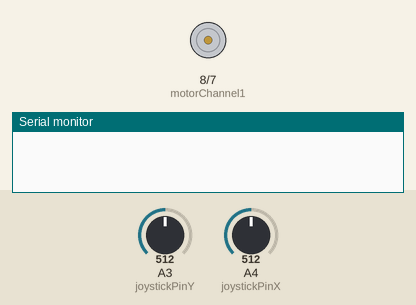
A sketch run on a simulated Arduino Uno, built with avr-gcc and run on an emulated ATmega328P. Shown: motor-driver pin pairs drawn as motors (green arrow = first pin HIGH = forward, orange = second pin HIGH = backward, longer = more drive), the last lines printed to the serial monitor. Inputs (shaded band) come from the test bench; at power-on: A3 (joystickPinY) = 512, A4 (joystickPinX) = 512.

Above: at 1.2 s.
1.3 s: A3 (joystickPinY) set to 704
2.8 s: A3 (joystickPinY) set to 721
At 3.7 s:
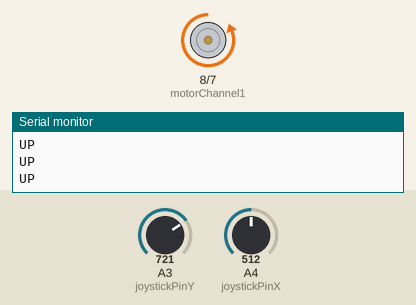
4.3 s: A4 (joystickPinX) set to 701
5.8 s: A4 (joystickPinX) set to 725
At 6.6 s:
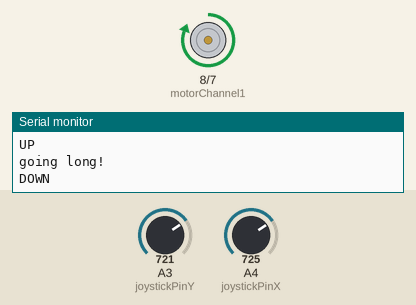
Timing chart, 0 to 8.3 s (numbered marks = the images above; inputs shaded):
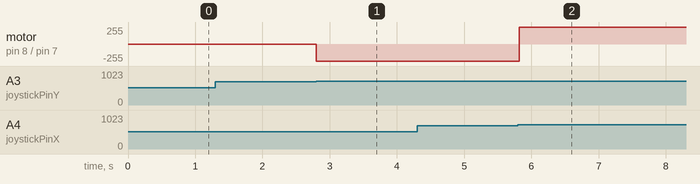

The sketch:

tableProject.ino
```cpp
#include <Arduino.h>
#include <arduino-timer.h>

auto timer = timer_create_default();

int baseValue = 510;
int joystickValueY = baseValue;
int joystickValueX = baseValue;
int thresholdValueDown = baseValue - 200;
int thresholdValueUp = baseValue + 200;

int clickThreshold = 1000;

unsigned long sec = 1000;
unsigned long longMoveDelayUp = 80 * sec;
unsigned long longMoveDelayDown = 65 * sec;

int joystickPinY = A3;
int joystickPinX = A4;
uint8_t motorChannel1 = 8;
uint8_t motorChannel2 = 7;

enum SpinDirection {
  UP,
  DOWN
};

enum State {
  REST,
  SPINNING
};

State state = REST;
long runningTime;

void setup(){
    pinMode(motorChannel1, OUTPUT);
    pinMode(motorChannel2, OUTPUT);
    Serial.begin(9600);
    stopSpin();
}

void loop() {
    timer.tick();
    joystickValueY = analogRead(joystickPinY);
    joystickValueX = analogRead(joystickPinX);

    if (joystickValueX < thresholdValueDown){
      longSpinNaive(UP);
    } else if (joystickValueX > thresholdValueUp){
      longSpinNaive(DOWN);
    } else if (joystickValueY > clickThreshold ) {
      printAndStop();
    } else if(joystickValueY < thresholdValueDown) {
      spinDown();
    } else if(joystickValueY > thresholdValueUp) {
      spinUp();
    } else if (state == REST) {
        stopSpin();
    }
    delay(1);
}

void printAndStop() {
  logs("Timer done after: ");
  logs(millis() - runningTime);
  stopSpin();
}

void longSpinNaive(SpinDirection spinDirection) {
  if (state != SPINNING) {
    logs("going long!");
    state = SPINNING;
    runningTime = millis();
    if (spinDirection == UP) {
      spinUp();
      timer.in(longMoveDelayUp, printAndStop);
    } else {
      spinDown();
      timer.in(longMoveDelayDown, printAndStop);
    }
  }
}

void spinUp() {
  logs("UP");
  digitalWrite(motorChannel1, LOW);
  digitalWrite(motorChannel2, HIGH);
}

void spinDown(){
  logs("DOWN");
  digitalWrite(motorChannel1, HIGH);
  digitalWrite(motorChannel2, LOW);
}

void stopSpin(){
  timer.cancel();
  state = REST;
  digitalWrite(motorChannel1, LOW);
  digitalWrite(motorChannel2, LOW);
}

void logs(String l){
  Serial.println(l);
}
void logs(int n){
  Serial.println(n);
}
void logs(unsigned long n){
  Serial.println(n);
}
```

Measured:
- the behaviour switches between 710 and 711 on A3 (joystickPinY) (found by bisection; images 0 and 1)
- the behaviour switches between 710 and 711 on A4 (joystickPinX) (found by bisection; images 1 and 2)
- after the input at 1.3 s, every drawn part: stays the same
- after the input at 2.8 s, motor on pin 8 (motorChannel1) / pin 7 (motorChannel2): stopped → backward 255/255 at once
- after the input at 5.8 s, motor on pin 8 (motorChannel1) / pin 7 (motorChannel2): backward 255/255 → forward 255/255 at once
